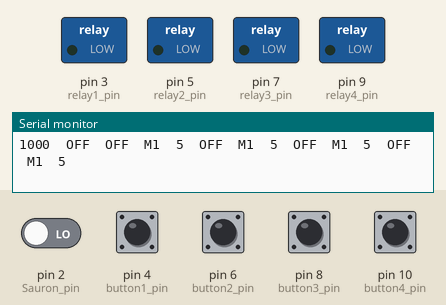
A sketch run on a simulated Arduino Uno, built with avr-gcc and run on an emulated ATmega328P. On the bench: switched loads named in the sketch (green lamp = pin HIGH), the last lines printed to the serial monitor. The test bench sets the inputs (shaded band); at power-on: pin 2 (Sauron_pin), pin 4 (button1_pin), pin 6 (button2_pin), pin 8 (button3_pin), pin 10 (button4_pin) LOW.

Above: at 1.2 s.
1.3 s: pin 2 (Sauron_pin) driven HIGH
At 2.5 s:
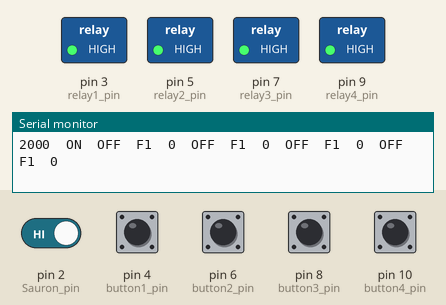
12.6 s: pin 2 (Sauron_pin) driven LOW
At 13.3 s:
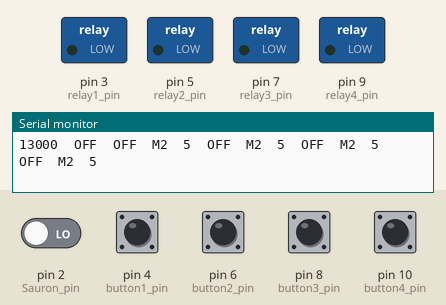
Timing chart, 0 to 15.5 s (numbered marks = the images above; inputs shaded):
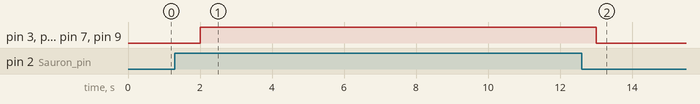

The sketch:

flush_controller.ino
```cpp
// Flush and measurement times in milliseconds
long flush_time = 5000;
long meas_time = 5000;


// DON'T GO BELOW THIS LINE IF YOU DON'T KNOW WHAT YOU ARE DOING


#define Sauron_pin 2

#define relay1_pin 3
#define button1_pin 4

#define relay2_pin 5
#define button2_pin 6

#define relay3_pin 7
#define button3_pin 8

#define relay4_pin 9
#define button4_pin 10

// The message interval variable controls how often the arduino
// sends information to the computer. Note: It also controls how
// the maximum time it can take for the permanent flush to come
// on/turn off after being clicked.
long message_interval = 1000;

// last print time just keeps track of the millis() at printing time.
long last_print_time = 0;

// The relay has a button that overrides all the others (hence the name)
// This variable is just for printing purposes.
String Sauron_status;

// relay 1 VARIABLES
  long phase_start_millis_1 = 0; // Millis when the phase started
  long phase_millis_1 = 0; // how long has the phase been going on for
  int cycle_1 = 0; // current cycle for the relay
  long phase_millis_left_1 = 0; // number of seconds left in the phase, for the print
  boolean flush_1 = false; // Will the next phase be a flush?
  boolean start_phase_1 = true; // is it time to start a new phase?
  boolean check_1 = true; // Has the information for this relay been checked during this message iteration?
  boolean relay1_is_on = false; // Is the flush currently on?
  String phase_1; // Report whether this is a "M" phase or "F" phase for the serial print.
  String button1_status; // Report whether button1 is ON or OFF
////////////////////

// relay 2 VARIABLES
  long phase_start_millis_2 = 0; // Millis when the phase started
  long phase_millis_2 = 0; // how long has the phase been going on for
  int cycle_2 = 0; // current cycle for the relay
  long phase_millis_left_2 = 0; // number of seconds left in the phase, for the print
  boolean flush_2 = false; // Will the next phase be a flush?
  boolean start_phase_2 = true; // is it time to start a new phase?
  boolean check_2 = true; // Has the information for this relay been checked during this message iteration?
  boolean relay2_is_on = false; // Is the flush currently on?
  String phase_2; // Report whether this is a "M" phase or "F" phase for the serial print.
  String button2_status; // Report whether button1 is ON or OFF
////////////////////

// relay 3 VARIABLES
  long phase_start_millis_3 = 0; // Millis when the phase started
  long phase_millis_3 = 0; // how long has the phase been going on for
  int cycle_3 = 0; // current cycle for the relay
  long phase_millis_left_3 = 0; // number of seconds left in the phase, for the print
  boolean flush_3 = false; // Will the next phase be a flush?
  boolean start_phase_3 = true; // is it time to start a new phase?
  boolean check_3 = true; // Has the information for this relay been checked during this message iteration?
  boolean relay3_is_on = false; // Is the flush currently on?
  String phase_3; // Report whether this is a "M" phase or "F" phase for the serial print.
  String button3_status; // Report whether button1 is ON or OFF
////////////////////

// relay 4 VARIABLES
  long phase_start_millis_4 = 0; // Millis when the phase started
  long phase_millis_4 = 0; // how long has the phase been going on for
  int cycle_4 = 0; // current cycle for the relay
  long phase_millis_left_4 = 0; // number of seconds left in the phase, for the print
  boolean flush_4 = false; // Will the next phase be a flush?
  boolean start_phase_4 = true; // is it time to start a new phase?
  boolean check_4 = true; // Has the information for this relay been checked during this message iteration?
  boolean relay4_is_on = false; // Is the flush currently on?
  String phase_4; // Report whether this is a "M" phase or "F" phase for the serial print.
  String button4_status; // Report whether button1 is ON or OFF
////////////////////


void setup() {
  // initiate the pins
  pinMode(Sauron_pin, INPUT);
  pinMode(button1_pin, INPUT);
  pinMode(button2_pin, INPUT);
  pinMode(button3_pin, INPUT);
  pinMode(button4_pin, INPUT);
  pinMode(relay1_pin, OUTPUT);
  pinMode(relay2_pin, OUTPUT);
  pinMode(relay3_pin, OUTPUT);
  pinMode(relay4_pin, OUTPUT);

  // initiate the serial connection
  Serial.begin(9600);

  // table header
  Serial.println("Millis\tMaster\tBtn_1\tPhase_1\tTime_1\tBtn_2\tPhase_2\tTime_2\tBtn_3\tPhase_3\tTime_3\tBtn_4\tPhase_4\tTime_4");
}


void loop() {
  if (digitalRead(Sauron_pin) == HIGH) {
    Sauron_status = "ON";
  }
  else {
    Sauron_status = "OFF";
  }

// This note relates to an if statement present in all relays:

  // The reason for the odd "interval*2-10" thing going on in the line below is the following:
  // For t being the time at which the actions are taken and the messages are sent, the decisions for
  // t+1 are decided right after t. As such, if we want the phase to change at t+1, we need to signal
  // that immediately after t (hence the message_interval - 10 milliseconds). The message interval time
  // is doubled up to account for situations where the permanent flush has been triggered and was just
  // let go. Because the permanent flush is checked in real time, the start time of the phase coming
  // out of the permanent flush is not synchronized with the message intervals.
  // e.g. if have 5s phases and a message interval of 1s and I click the button off at ms 1500, then the
  // phase times will become 0ms, 500ms, 1500ms, 2500ms, 3500ms. Because 3500ms is still less than 5000-1000-10,
  // the system would command the phase to go over another second, ending the phase after
  // six seconds instead of five. By doubling down the message interval, we ensure that clicking the
  // button at any time mid-message interval cannot cause a delay so large that it will fool the system
  // into going over one second. This does not affect the natural cycles because the milliseconds
  // in natural cycles go 0, 1000, 2000, 3000 (which is still lower than 5000 - 1990), and then 4000, which
  // triggers the change of phase on the next second.


// relay 1 STARTS HERE
  if (digitalRead(button1_pin) == HIGH) {
    button1_status = "ON";
  }
  else {
    button1_status = "OFF";
  }

  if ((digitalRead(button1_pin) == HIGH || digitalRead(Sauron_pin) == HIGH)) {
    // start permanent flush
    relay1_is_on = true;
    phase_1 = "F";
    phase_millis_left_1 = 0; // permanent flush runs until the buttons are turned off
    start_phase_1 = true;
    flush_1 = false;
  }
  else {
    // do cycles instead
    if (start_phase_1 && check_1) {
      // Serial.println("Starting new phase on next message"); // debug message

      phase_start_millis_1 = millis(); // phase is starting now.
      phase_millis_1 = 0;
      // Serial.println((String) "phase_start_millis_1: " + phase_start_millis_1); // debug message

      if (flush_1) { // if a flush phase is starting
        relay1_is_on = true;
        phase_1 = "F";
        phase_millis_left_1 = flush_time;
      }
      else { // if a measurement phase is starting
        relay1_is_on = false;
        phase_1 = "M";
        phase_millis_left_1 = meas_time;
        cycle_1 = ++cycle_1; // notice that the measurement phases drive the cycles
      }

      start_phase_1 = false; // phase started
      check_1 = false; // relay checked
    }

    if (check_1) { // if the phase just started, skip this.
      phase_millis_1 = millis() - phase_start_millis_1;
      // Serial.println((String) "phase_millis_1: " + phase_millis_1); // debug message

      if (flush_1) { // if this is a flush phase
        if (phase_millis_1 >= (flush_time - (message_interval * 2 - 10))) { // if it is time to end the phase
          flush_1 = false; // next phase is not flush
          start_phase_1 = true; // start new phase
        }
        phase_millis_left_1 = flush_time - phase_millis_1; // update seconds left for the print.
      }
      else { // else this is a measurement phase
        if (phase_millis_1 >= (meas_time - (message_interval * 2 - 10))) { // if it is time to end the phase
          flush_1 = true; // next phase is a flush
          start_phase_1 = true; // start new phase
        }
        phase_millis_left_1 = meas_time - phase_millis_1;
      }
      check_1 = false; // relay checked
    }
  }
// relay 1 ENDS HERE


// relay 2 STARTS HERE
  if (digitalRead(button2_pin) == HIGH) {
    button2_status = "ON";
  }
  else {
    button2_status = "OFF";
  }

  if ((digitalRead(button2_pin) == HIGH || digitalRead(Sauron_pin) == HIGH)) {
    // start permanent flush
    relay2_is_on = true;
    phase_2 = "F";
    phase_millis_left_2 = 0; // permanent flush runs until the buttons are turned off
    start_phase_2 = true;
    flush_2 = false;
  }
  else {
    // do cycles instead
    if (start_phase_2 && check_2) {
      // Serial.println("Starting new phase on next message"); // debug message

      phase_start_millis_2 = millis(); // phase is starting now.
      phase_millis_2 = 0;
      // Serial.println((String) "phase_start_millis_2: " + phase_start_millis_2); // debug message

      if (flush_2) { // if a flush phase is starting
        relay2_is_on = true;
        phase_2 = "F";
        phase_millis_left_2 = flush_time;
      }
      else { // if a measurement phase is starting
        relay2_is_on = false;
        phase_2 = "M";
        phase_millis_left_2 = meas_time;
        cycle_2 = ++cycle_2; // notice that the measurement phases drive the cycles
      }

      start_phase_2 = false; // phase started
      check_2 = false; // relay checked
    }

    if (check_2) { // if the phase just started, skip this.
      phase_millis_2 = millis() - phase_start_millis_2;
      // Serial.println((String) "phase_millis_2: " + phase_millis_2); // debug message

      if (flush_2) { // if this is a flush phase
        if (phase_millis_2 >= (flush_time - (message_interval * 2 - 10))) { // if it is time to end the phase
          flush_2 = false; // next phase is not flush
          start_phase_2 = true; // start new phase
        }
        phase_millis_left_2 = flush_time - phase_millis_2; // update seconds left for the print.
      }
      else { // else this is a measurement phase
        if (phase_millis_2 >= (meas_time - (message_interval * 2 - 10))) { // if it is time to end the phase
          flush_2 = true; // next phase is a flush
          start_phase_2 = true; // start new phase
        }
        phase_millis_left_2 = meas_time - phase_millis_2;
      }
      check_2 = false; // relay checked
    }
  }
// relay 2 ENDS HERE


// relay 3 STARTS HERE
  if (digitalRead(button3_pin) == HIGH) {
    button3_status = "ON";
  }
  else {
    button3_status = "OFF";
  }

  if ((digitalRead(button3_pin) == HIGH || digitalRead(Sauron_pin) == HIGH)) {
    // start permanent flush
    relay3_is_on = true;
    phase_3 = "F";
    phase_millis_left_3 = 0; // permanent flush runs until the buttons are turned off
    start_phase_3 = true;
    flush_3 = false;
  }
  else {
    // do cycles instead
    if (start_phase_3 && check_3) {
      // Serial.println("Starting new phase on next message"); // debug message

      phase_start_millis_3 = millis(); // phase is starting now.
      phase_millis_3 = 0;
      // Serial.println((String) "phase_start_millis_3: " + phase_start_millis_3); // debug message

      if (flush_3) { // if a flush phase is starting
        relay3_is_on = true;
        phase_3 = "F";
        phase_millis_left_3 = flush_time;
      }
      else { // if a measurement phase is starting
        relay3_is_on = false;
        phase_3 = "M";
        phase_millis_left_3 = meas_time;
        cycle_3 = ++cycle_3; // notice that the measurement phases drive the cycles
      }

      start_phase_3 = false; // phase started
      check_3 = false; // relay checked
    }

    if (check_3) { // if the phase just started, skip this.
      phase_millis_3 = millis() - phase_start_millis_3;
      // Serial.println((String) "phase_millis_3: " + phase_millis_3); // debug message

      if (flush_3) { // if this is a flush phase
        if (phase_millis_3 >= (flush_time - (message_interval * 2 - 10))) { // if it is time to end the phase
          flush_3 = false; // next phase is not flush
          start_phase_3 = true; // start new phase
        }
        phase_millis_left_3 = flush_time - phase_millis_3; // update seconds left for the print.
      }
      else { // else this is a measurement phase
        if (phase_millis_3 >= (meas_time - (message_interval * 2 - 10))) { // if it is time to end the phase
          flush_3 = true; // next phase is a flush
          start_phase_3 = true; // start new phase
        }
        phase_millis_left_3 = meas_time - phase_millis_3;
      }
      check_3 = false; // relay checked
    }
  }
// relay 3 ENDS HERE


// relay 4 STARTS HERE
  if (digitalRead(button4_pin) == HIGH) {
    button4_status = "ON";
  }
  else {
    button4_status = "OFF";
  }

  if ((digitalRead(button4_pin) == HIGH || digitalRead(Sauron_pin) == HIGH)) {
    // start permanent flush
    relay4_is_on = true;
    phase_4 = "F";
    phase_millis_left_4 = 0; // permanent flush runs until the buttons are turned off
    start_phase_4 = true;
    flush_4 = false;
  }
  else {
    // do cycles instead
    if (start_phase_4 && check_4) {
      // Serial.println("Starting new phase on next message"); // debug message

      phase_start_millis_4 = millis(); // phase is starting now.
      phase_millis_4 = 0;
      // Serial.println((String) "phase_start_millis_4: " + phase_start_millis_4); // debug message

      if (flush_4) { // if a flush phase is starting
        relay4_is_on = true;
        phase_4 = "F";
        phase_millis_left_4 = flush_time;
      }
      else { // if a measurement phase is starting
        relay4_is_on = false;
        phase_4 = "M";
        phase_millis_left_4 = meas_time;
        cycle_4 = ++cycle_4; // notice that the measurement phases drive the cycles
      }

      start_phase_4 = false; // phase started
      check_4 = false; // relay checked
    }

    if (check_4) { // if the phase just started, skip this.
      phase_millis_4 = millis() - phase_start_millis_4;
      // Serial.println((String) "phase_millis_4: " + phase_millis_4); // debug message

      if (flush_4) { // if this is a flush phase
        if (phase_millis_4 >= (flush_time - (message_interval * 2 - 10))) { // if it is time to end the phase
          flush_4 = false; // next phase is not flush
          start_phase_4 = true; // start new phase
        }
        phase_millis_left_4 = flush_time - phase_millis_4; // update seconds left for the print.
      }
      else { // else this is a measurement phase
        if (phase_millis_4 >= (meas_time - (message_interval * 2 - 10))) { // if it is time to end the phase
          flush_4 = true; // next phase is a flush
          start_phase_4 = true; // start new phase
        }
        phase_millis_left_4 = meas_time - phase_millis_4;
      }
      check_4 = false; // relay checked
    }
  }
// relay 4 ENDS HERE


  if (millis() - last_print_time >= message_interval) {

    if (relay1_is_on) {
      digitalWrite(relay1_pin, HIGH);
    }
    else {
      digitalWrite(relay1_pin, LOW);
    }

    if (relay2_is_on) {
      digitalWrite(relay2_pin, HIGH);
    }
    else {
      digitalWrite(relay2_pin, LOW);
    }

    if (relay3_is_on) {
      digitalWrite(relay3_pin, HIGH);
    }
    else {
      digitalWrite(relay3_pin, LOW);
    }

    if (relay4_is_on) {
      digitalWrite(relay4_pin, HIGH);
    }
    else {
      digitalWrite(relay4_pin, LOW);
    }

    last_print_time = millis();

    Serial.print(last_print_time);
    Serial.print("\t");
    Serial.print(Sauron_status);
    Serial.print("\t");
    Serial.print(button1_status);
    Serial.print("\t");
    Serial.print(phase_1);
    Serial.print(cycle_1);
    Serial.print("\t");
    Serial.print(phase_millis_left_1/1000); // divided by 1000 to get seconds
    Serial.print("\t");
    Serial.print(button2_status);
    Serial.print("\t");
    Serial.print(phase_2);
    Serial.print(cycle_2);
    Serial.print("\t");
    Serial.print(phase_millis_left_2/1000); // divided by 1000 to get seconds
    Serial.print("\t");
    Serial.print(button3_status);
    Serial.print("\t");
    Serial.print(phase_3);
    Serial.print(cycle_3);
    Serial.print("\t");
    Serial.print(phase_millis_left_3/1000); // divided by 1000 to get seconds
    Serial.print("\t");
    Serial.print(button4_status);
    Serial.print("\t");
    Serial.print(phase_4);
    Serial.print(cycle_4);
    Serial.print("\t");
    Serial.println(phase_millis_left_4/1000); // divided by 1000 to get seconds

    // reset the checks for a new iteration
    check_1 = true;
    check_2 = true;
    check_3 = true;
    check_4 = true;
  }
 }
```

Measured:
- after the input at 12.6 s, pin 3 (relay1_pin), pin 5 (relay2_pin), pin 7 (relay3_pin), pin 9 (relay4_pin): HIGH → LOW after 0.40 s
